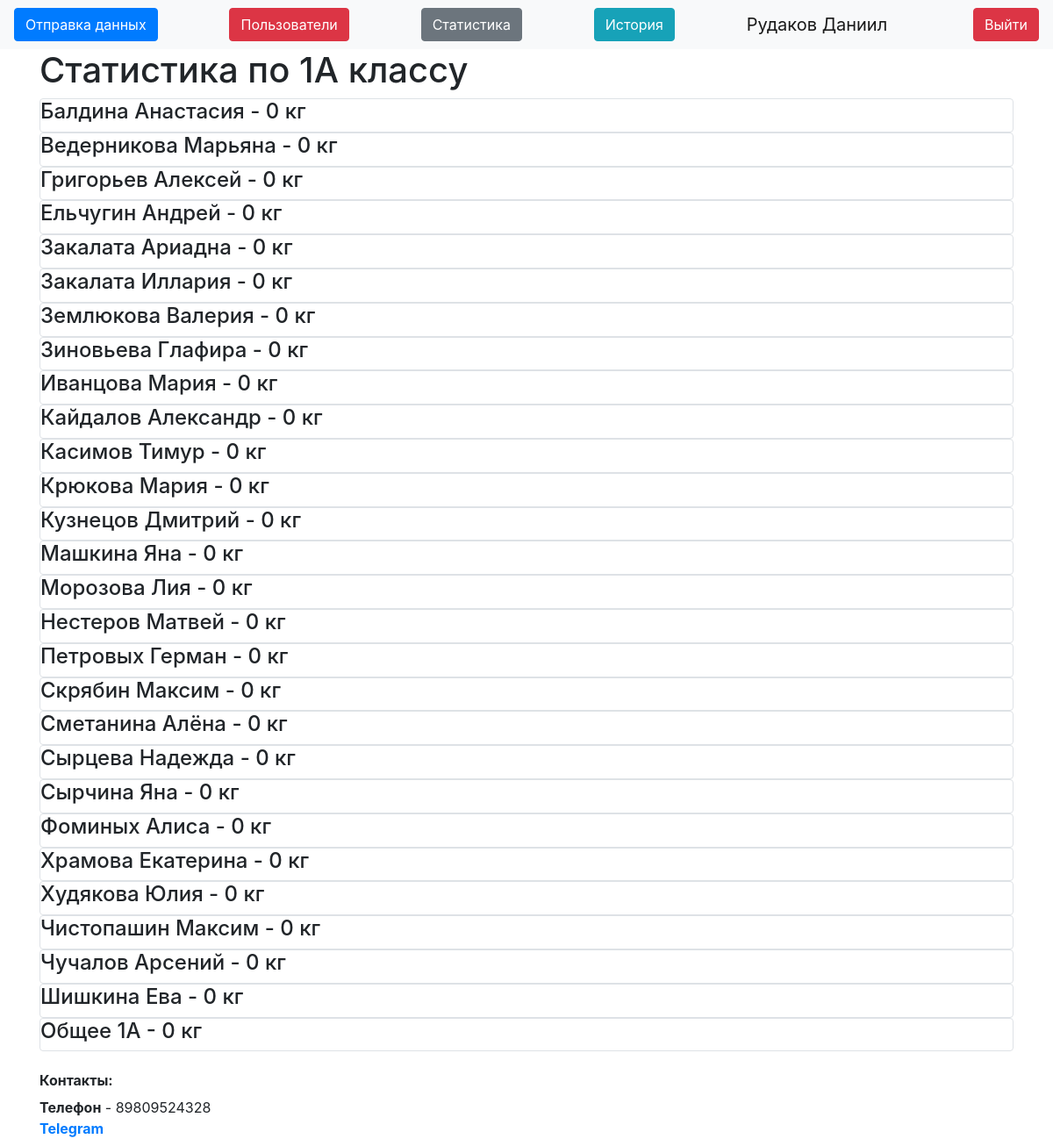
/stats1a (signed in), run on the app's committed database.
### data/users.py (models this page shows, shortened)
class User(SqlAlchemyBase, UserMixin):
    __tablename__ = 'users'
    id = sqlalchemy.Column(sqlalchemy.Integer,
                           primary_key=True, autoincrement=True) # ID волонтёра
    name = sqlalchemy.Column(sqlalchemy.String, nullable=True) # Имя волонтёра
    about = sqlalchemy.Column(sqlalchemy.String, nullable=True) # Дополнительная информация
    email = sqlalchemy.Column(sqlalchemy.String,
                              index=True, unique=True, nullable=True) # Почта, у каждого своя
    hashed_password = sqlalchemy.Column(sqlalchemy.String, nullable=True) # Зашифрованный пароль
    is_admin = sqlalchemy.Column(sqlalchemy.Boolean) # Админ или нет
    got = sqlalchemy.Column(sqlalchemy.Integer, default=0) # Сколько собрал килограммов
    got_pupils = sqlalchemy.Column(sqlalchemy.Integer, default=0) # Сколько человек обслужил
    kilograms = orm.relationship("Kilograms", back_populates='user') # Связь с таблицей с килограммами

### data/Pupils.py (models this page shows)
class Pupils(SqlAlchemyBase):
    __tablename__ = 'Pupils'
    id = sqlalchemy.Column(sqlalchemy.Integer, autoincrement=True, primary_key=True) # ID ученика
    name = sqlalchemy.Column(sqlalchemy.String) # Имя и фамилия ученика
    value = sqlalchemy.Column(sqlalchemy.Integer, default=0) # Кол-во сданных килограммов
    grade = sqlalchemy.Column(sqlalchemy.String) # Класс
    kilo = orm.relationship("Kilograms", back_populates="pupil") # Связь в таблицей БД, которая хранит килограммы

### server.py (the view)
@app.route("/stats1a") # Адрес страницы со статистикой по 1А классу
@login_required
def stats1a():
    db_sess = db_session.create_session() # Сессия с БД
    pupils = db_sess.query(Pupils).filter(Pupils.grade == "1А").all() # Все ученики 1А класса
    db_sess.close() # Конец сессии
    return render_template("stats_grade.html", db=pupils, grade="1А", title="1А статистика") # На страницу передаются все ученики 1А класса

### data/db_session.py (called while the page is built)
def create_session() -> Session:
    global __factory
    return __factory()

### server.py (called while the page is built)
@login_manager.user_loader # Декоратор для авторизации пользователей
def load_user(user_id):
    db_sess = db_session.create_session()
    user_id = db_sess.query(User).get(user_id)
    db_sess.close()
    return user_id

### templates/stats_grade.html
{% extends "base.html" %}
{% block content %}
{% if current_user.is_admin %}
<h1>Статистика по {{grade}} классу</h1>
{% for item in db%}
<div class="col-md6 border rounded">
    <h4>{{item.name}} - {{item.value}} кг</h4>
</div>
{% endfor %}
{% endif %}
{% endblock %}

### templates/base.html (shortened to what this page needs)
<!doctype html>
<html lang="en">
<head>
    <link rel="stylesheet"
          href="https://stackpath.bootstrapcdn.com/bootstrap/4.4.1/css/bootstrap.min.css"
>
</head>
<body>
<header>
    <nav class="navbar navbar-light bg-light">
        {% if current_user.is_authenticated %}
        <a type="button" class="btn btn-primary" href="/">Отправка данных</a>
        {% if current_user.is_admin %}
        <a class="btn btn-danger" href="/users">Пользователи</a>
        <a class="btn btn-secondary" href="/stats">Статистика</a>
        {% endif %}
        <a class="btn btn-info" href="/history">История</a>
        <a class="navbar-brand" href="">{{ current_user.name }}</a>
        <a class="btn btn-danger" href="/logout">Выйти</a>
        {% else %}
        <p>
            <a class="btn btn-success" href="/login">Войти</a>
        </p>
        {% endif %}
    </nav>
</header>
<main role="main" class="container">
    {% block content %}{% endblock %}
    <h6><b>Контакты:</b></h6>
    <div>
        <b>Телефон</b> - 89809524328</br>
        <b><a href="https://t.me/flarson4ik">Telegram</a></b>
    </div>
</main>
</body>
</html>

### data on the page
User: name "Рудаков Даниил"
Pupils: name "Балдина Анастасия", value "0"
Pupils: name "Ведерникова Марьяна", value "0"
Pupils: name "Григорьев Алексей", value "0"
Pupils: name "Ельчугин Андрей", value "0"
Pupils: name "Закалата Ариадна", value "0"
Pupils: name "Закалата Иллария", value "0"
Pupils: name "Землюкова Валерия", value "0"
Pupils: name "Зиновьева Глафира", value "0"
Pupils: name "Иванцова Мария", value "0"
Pupils: name "Кайдалов Александр", value "0"
Pupils: name "Касимов Тимур", value "0"
Pupils: name "Крюкова Мария", value "0"
Pupils: name "Кузнецов Дмитрий", value "0"
Pupils: name "Машкина Яна", value "0"
Pupils: name "Морозова Лия", value "0"
Pupils: name "Нестеров Матвей", value "0"
Pupils: name "Петровых Герман", value "0"
Pupils: name "Скрябин Максим", value "0"
Pupils: name "Сметанина Алёна", value "0"
Pupils: name "Сырцева Надежда", value "0"
Pupils: name "Сырчина Яна", value "0"
Pupils: name "Фоминых Алиса", value "0"
Pupils: name "Храмова Екатерина", value "0"
Pupils: name "Худякова Юлия", value "0"
Pupils: name "Чистопашин Максим", value "0"
Pupils: name "Чучалов Арсений", value "0"
Pupils: name "Шишкина Ева", value "0"
Pupils: name "Общее 1А", value "0"

### other printed values
{{ grade }} "1А"
